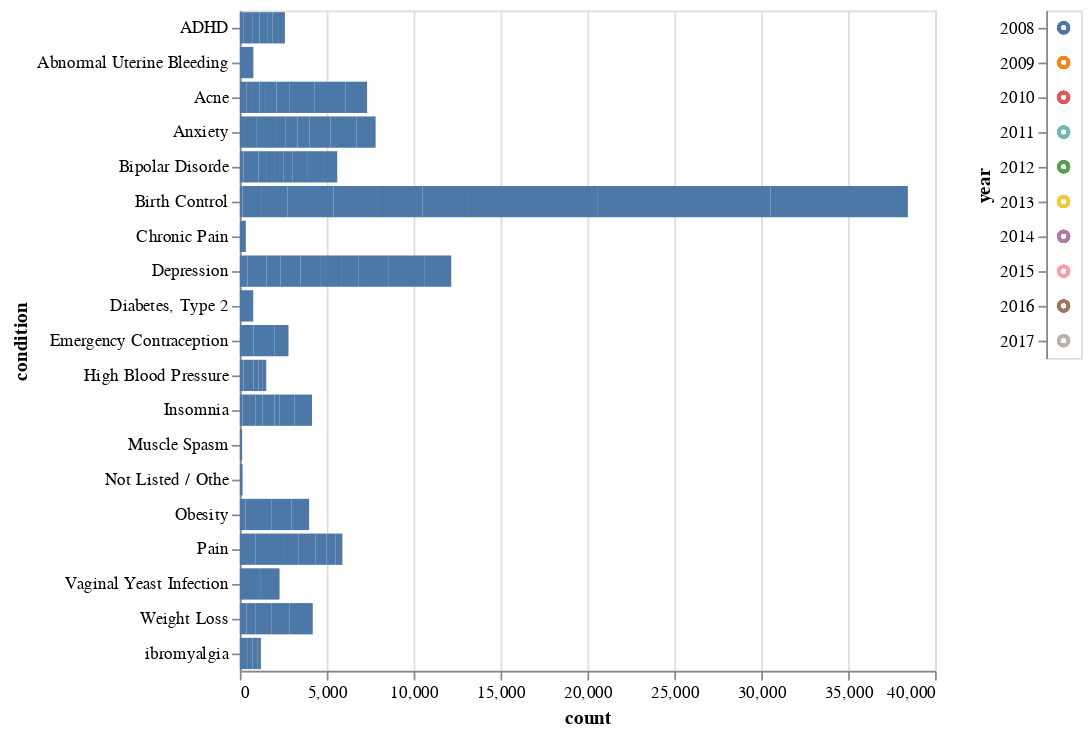

Notebook cell for this chart:
### Code cell
#Check the change of top conditions during 2007 to 2017
click = alt.selection_multi(encodings=['color'])

scatter = alt.Chart(top_condition_year).mark_bar().encode(
    x='count',
    y='condition'
).transform_filter(
    click
)

hist = alt.Chart(top_condition_year).mark_point().encode(
    y='year:N',
    color=alt.condition(click, 'year:N', alt.value('lightgray'), legend=None)
).add_selection(
    click
)

scatter | hist

### Figure 1 — Vega-Lite specification as saved in the notebook (floating-point values rounded to 4 significant figures)
{"config": {"view": {"continuousWidth": 400, "continuousHeight": 300}}, "hconcat": [{"mark": "bar", "encoding": {"x": {"type": "quantitative", "field": "count"}, "y": {"type": "nominal", "field": "condition"}}, "transform": [{"filter": {"selection": "selector001"}}]}, {"mark": "point", "encoding": {"color": {"condition": {"type": "nominal", "field": "year", "legend": null, "selection": "selector001"}, "value": "lightgray"}, "y": {"type": "nominal", "field": "year"}}, "selection": {"selector001": {"type": "multi", "encodings": ["color"]}}}], "data": {"name": "data-8eb2848a49638b5bbb92ddda995fb3d8"}, "$schema": "https://vega.github.io/schema/vega-lite/v4.8.1.json", "datasets": {"data-8eb2848a49638b5bbb92ddda995fb3d8": [{"condition": "Pain", "count": 906, "year": 2008}, {"condition": "Depression", "count": 435, "year": 2008}, {"condition": "Anxiety", "count": 292, "year": 2008}, {"condition": "ADHD", "count": 224, "year": 2008}, {"condition": "High Blood Pressure", "count": 214, "year": 2008}, {"condition": "Bipolar Disorde", "count": 207, "year": 2008}, {"condition": "Not Listed / Othe", "count": 159, "year": 2008}, {"condition": "Birth Control", "count": 153, "year": 2008}, {"condition": "Insomnia", "count": 149, "year": 2008}, {"condition": "Muscle Spasm", "count": 133, "year": 2008}, {"condition": "Pain", "count": 1632, "year": 2009}, {"condition": "Birth Control", "count": 1117, "year": 2009}, {"condition": "Depression", "count": 1105, "year": 2009}, {"condition": "Anxiety", "count": 646, "year": 2009}, {"condition": "High Blood Pressure", "count": 569, "year": 2009}, {"condition": "ADHD", "count": 521, "year": 2009}, {"condition": "Bipolar Disorde", "count": 491, "year": 2009}, {"condition": "ibromyalgia", "count": 460, "year": 2009}, {"condition": "Insomnia", "count": 431, "year": 2009}, {"condition": "Acne", "count": 370, "year": 2009}, {"condition": "Birth Control", "count": 1468, "year": 2010}, {"condition": "Pain", "count": 823, "year": 2010}, {"condition": "Depression", "count": 801, "year": 2010}, {"condition": "Anxiety", "count": 452, "year": 2010}, {"condition": "ADHD", "count": 385, "year": 2010}, {"condition": "Bipolar Disorde", "count": 376, "year": 2010}, {"condition": "Acne", "count": 332, "year": 2010}, {"condition": "Insomnia", "count": 326, "year": 2010}, {"condition": "High Blood Pressure", "count": 291, "year": 2010}, {"condition": "ibromyalgia", "count": 274, "year": 2010}, {"condition": "Birth Control", "count": 2647, "year": 2011}, {"condition": "Depression", "count": 1144, "year": 2011}, {"condition": "Pain", "count": 1001, "year": 2011}, {"condition": "Anxiety", "count": 688, "year": 2011}, {"condition": "Bipolar Disorde", "count": 485, "year": 2011}, {"condition": "ADHD", "count": 442, "year": 2011}, {"condition": "Acne", "count": 422, "year": 2011}, {"condition": "Insomnia", "count": 402, "year": 2011}, {"condition": "ibromyalgia", "count": 266, "year": 2011}, {"condition": "High Blood Pressure", "count": 246, "year": 2011}, {"condition": "Birth Control", "count": 2510, "year": 2012}, {"condition": "Depression", "count": 1132, "year": 2012}, {"condition": "Pain", "count": 626, "year": 2012}, {"condition": "Anxiety", "count": 564, "year": 2012}, {"condition": "Bipolar Disorde", "count": 409, "year": 2012}, {"condition": "Acne", "count": 329, "year": 2012}, {"condition": "Insomnia", "count": 311, "year": 2012}, {"condition": "ADHD", "count": 308, "year": 2012}, {"condition": "ibromyalgia", "count": 211, "year": 2012}, {"condition": "High Blood Pressure", "count": 199, "year": 2012}, {"condition": "Birth Control", "count": 2608, "year": 2013}, {"condition": "Depression", "count": 1207, "year": 2013}, {"condition": "Anxiety", "count": 673, "year": 2013}, {"condition": "Acne", "count": 658, "year": 2013}, {"condition": "Bipolar Disorde", "count": 558, "year": 2013}, {"condition": "Pain", "count": 511, "year": 2013}, {"condition": "Weight Loss", "count": 380, "year": 2013}, {"condition": "Insomnia", "count": 370, "year": 2013}, {"condition": "ADHD", "count": 370, "year": 2013}, {"condition": "Chronic Pain", "count": 345, "year": 2013}, {"condition": "Birth Control", "count": 2627, "year": 2014}, {"condition": "Depression", "count": 1019, "year": 2014}, {"condition": "Acne", "count": 729, "year": 2014}, {"condition": "Anxiety", "count": 700, "year": 2014}, {"condition": "Weight Loss", "count": 505, "year": 2014}, {"condition": "Bipolar Disorde", "count": 489, "year": 2014}, {"condition": "Pain", "count": 402, "year": 2014}, {"condition": "ADHD", "count": 343, "year": 2014}, {"condition": "Obesity", "count": 321, "year": 2014}, {"condition": "Insomnia", "count": 303, "year": 2014}, {"condition": "Birth Control", "count": 7471, "year": 2015}, {"condition": "Depression", "count": 1730, "year": 2015}, {"condition": "Obesity", "count": 1486, "year": 2015}, {"condition": "Acne", "count": 1443, "year": 2015}, {"condition": "Anxiety", "count": 1195, "year": 2015}, {"condition": "Weight Loss", "count": 922, "year": 2015}, {"condition": "Insomnia", "count": 858, "year": 2015}, {"condition": "Bipolar Disorde", "count": 854, "year": 2015}, {"condition": "Emergency Contraception", "count": 784, "year": 2015}, {"condition": "Abnormal Uterine Bleeding", "count": 778, "year": 2015}, {"condition": "Birth Control", "count": 9923, "year": 2016}, {"condition": "Depression", "count": 2070, "year": 2016}, {"condition": "Acne", "count": 1784, "year": 2016}, {"condition": "Anxiety", "count": 1510, "year": 2016}, {"condition": "Vaginal Yeast Infection", "count": 1212, "year": 2016}, {"condition": "Emergency Contraception", "count": 1201, "year": 2016}, {"condition": "Obesity", "count": 1160, "year": 2016}, {"condition": "Weight Loss", "count": 1060, "year": 2016}, {"condition": "Insomnia", "count": 1003, "year": 2016}, {"condition": "Bipolar Disorde", "count": 970, "year": 2016}, {"condition": "Birth Control", "count": 7912, "year": 2017}, {"condition": "Depression", "count": 1521, "year": 2017}, {"condition": "Weight Loss", "count": 1330, "year": 2017}, {"condition": "Acne", "count": 1256, "year": 2017}, {"condition": "Anxiety", "count": 1092, "year": 2017}, {"condition": "Vaginal Yeast Infection", "count": 1073, "year": 2017}, {"condition": "Obesity", "count": 1020, "year": 2017}, {"condition": "Emergency Contraception", "count": 814, "year": 2017}, {"condition": "Diabetes, Type 2", "count": 771, "year": 2017}, {"condition": "Bipolar Disorde", "count": 765, "year": 2017}]}}
